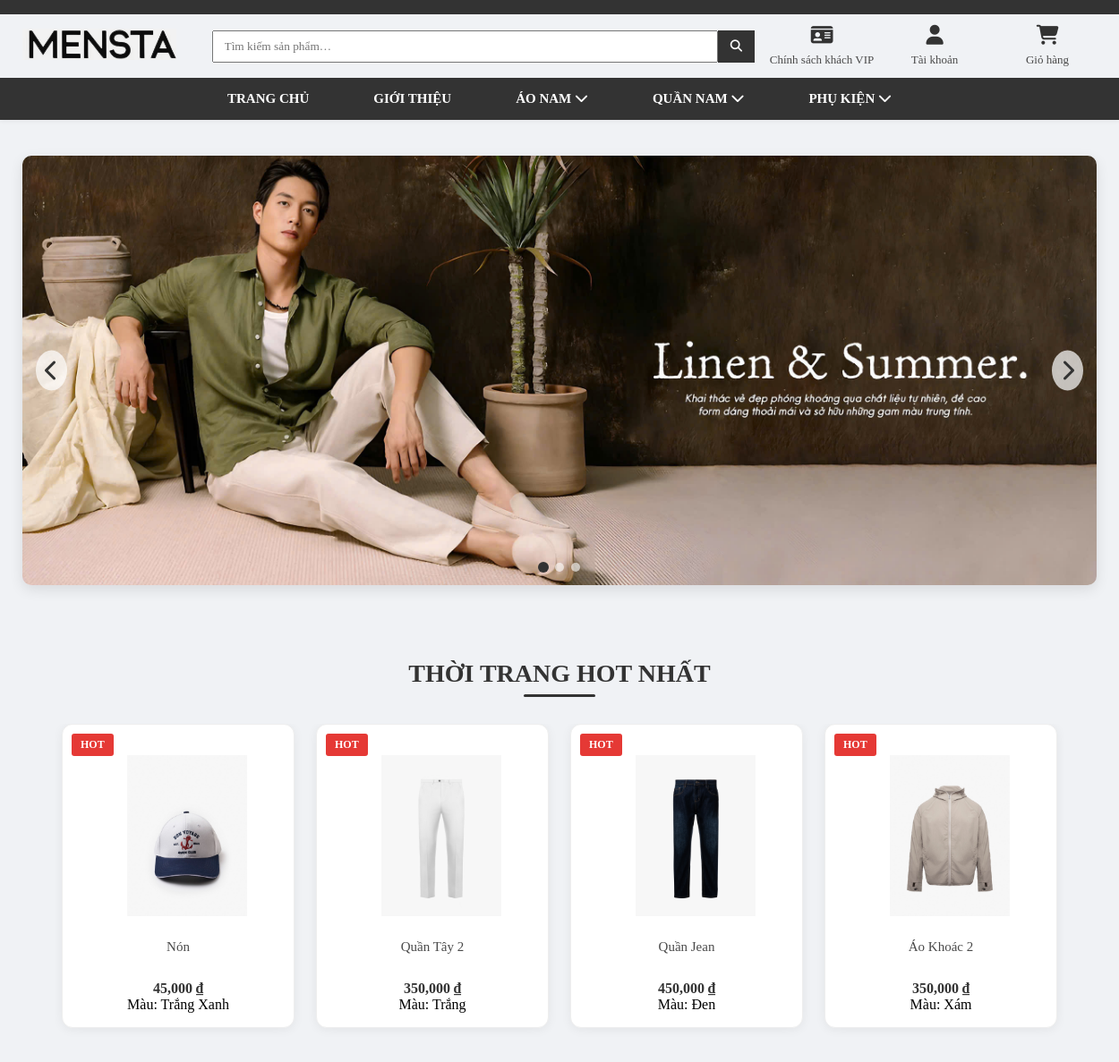
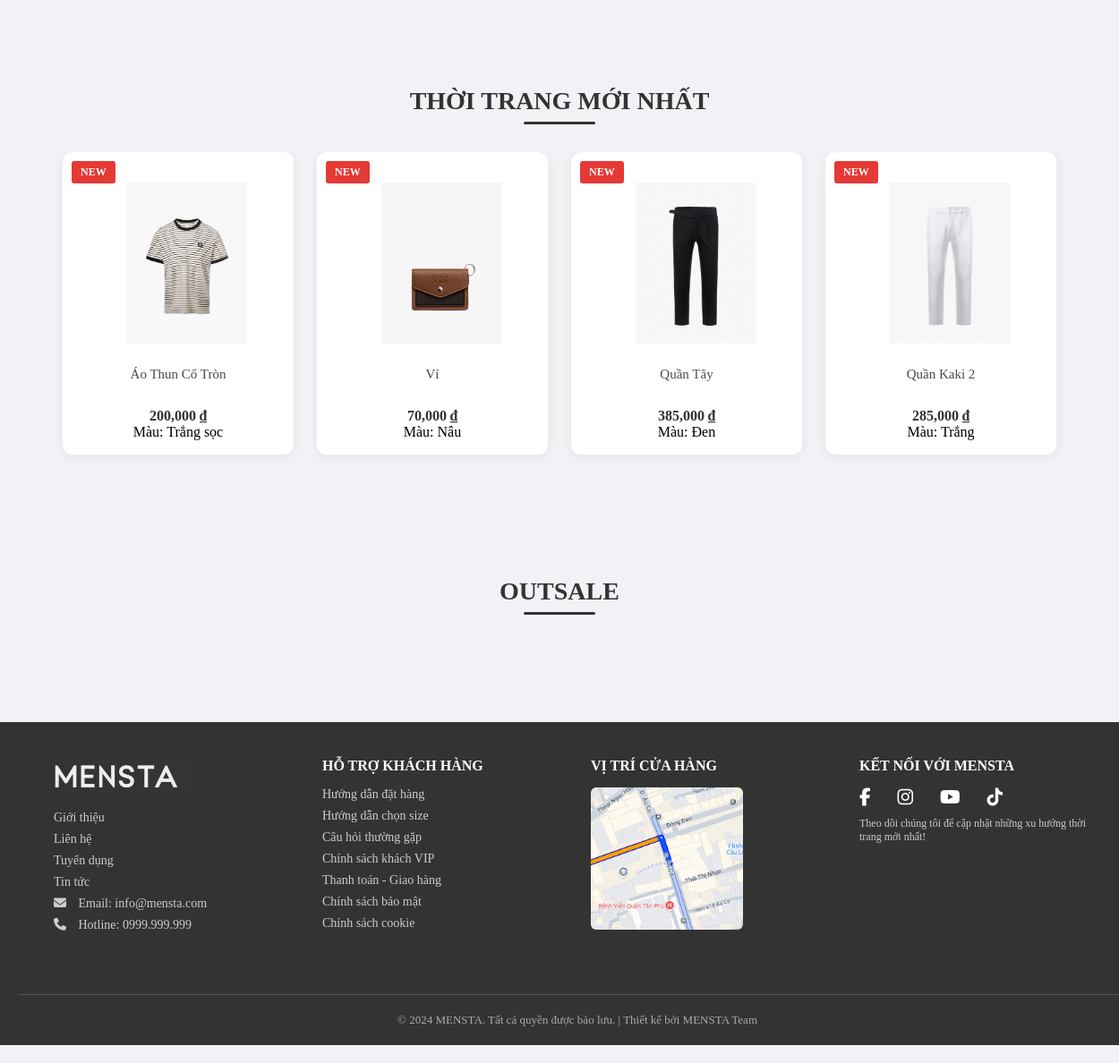
The page / on the database its author committed (2 pictures, top to bottom).
### tables this page shows
CREATE TABLE `sanpham` (
  `ID` int(11) NOT NULL,
  `MASP` varchar(10) NOT NULL,
  `TENSP` varchar(100) DEFAULT NULL,
  `MAUSAC` varchar(20) DEFAULT NULL,
  `KICHTHUOC` varchar(50) DEFAULT NULL,
  `GIA` int(11) DEFAULT NULL,
  `MOTA` varchar(500) DEFAULT NULL,
  `HINHANH` varchar(255) DEFAULT NULL,
  `MADM` varchar(10) NOT NULL,
  `hot` tinyint(1) DEFAULT 0,
  `news` tinyint(1) DEFAULT 0,
  `outsale` tinyint(1) DEFAULT 0,
  `SOLUONG` int(11) DEFAULT 0,
  `GROUPSP` varchar(10) DEFAULT NULL,
  `is_main` tinyint(1) DEFAULT 0,
  `MALOAI` varchar(10) DEFAULT NULL,
  `IS_DELETED` tinyint(1) DEFAULT 0 COMMENT 'Trạng thái xóa mềm: 0=Hiển thị, 1=Đã ẩn'
);

### index.php (the view, shortened to what this page needs)
<?php
$db   = new database();
$conn = $db->getConnection();
function uniqueByName(array $items, string $field = 'TENSP'): array {
    $seen = [];
    $out  = [];
    foreach ($items as $it) {
        if (!isset($seen[$it[$field]])) {
            $seen[$it[$field]] = true;
            $out[] = $it;
        }
    }
    return $out;
}
$hotProducts = $conn->query("
    SELECT sp.*, ct.gia_khuyenmai, ct.giam_phantram
    FROM sanpham sp
    LEFT JOIN chitietctkm ct ON sp.MASP = ct.MASP
    LEFT JOIN chuongtrinhkhuyenmai ctkm ON ct.MACTKM = ctkm.MACTKM
        AND NOW() BETWEEN ctkm.NGAYBATDAU AND ctkm.NGAYKETTHUC
    WHERE sp.hot=1 AND sp.is_main=1 AND sp.IS_DELETED=0
    ORDER BY sp.ID DESC LIMIT 16
")->fetchAll(PDO::FETCH_ASSOC);
$hotProducts = uniqueByName($hotProducts);
$newProducts = $conn->query("
    SELECT sp.*, ct.gia_khuyenmai, ct.giam_phantram
    FROM sanpham sp
    LEFT JOIN chitietctkm ct ON sp.MASP = ct.MASP
    LEFT JOIN chuongtrinhkhuyenmai ctkm ON ct.MACTKM = ctkm.MACTKM
        AND NOW() BETWEEN ctkm.NGAYBATDAU AND ctkm.NGAYKETTHUC
    WHERE sp.news=1 AND sp.is_main=1 AND sp.IS_DELETED=0
    ORDER BY sp.ID DESC LIMIT 16
")->fetchAll(PDO::FETCH_ASSOC);
$newProducts = uniqueByName($newProducts);
?>
<!DOCTYPE html>
<html lang="vi">
<head>
  <link rel="stylesheet" href="/web_3/view/css/style.css" />
  <link rel="stylesheet" href="/web_3/view/css/product.css" />
  <link rel="stylesheet" href="/web_3/view/css/footer.css" />
  <link rel="stylesheet"
        href="https://cdnjs.cloudflare.com/ajax/libs/font-awesome/6.5.0/css/all.min.css"
 />
</head>
<body>
  <?php include 'view/upload/header.php'; ?>
  <?php include 'view/upload/carousel.php'; ?>
  <section class="products-section">
    <h2 class="section-title">THỜI TRANG HOT NHẤT</h2>
    <div class="product-grid">
      <?php foreach ($hotProducts as $sp): ?><div class="product-card" onclick="location.href='/web_3/view/product_detail.php?masp=<?= urlencode($sp['MASP']) ?>'">
          <span class="badge hot">HOT</span>
          <img src="/web_3/view/uploads/<?= htmlspecialchars($sp['HINHANH']) ?>" alt="<?= htmlspecialchars($sp['TENSP']) ?>" />
          <div class="product-title"><?= htmlspecialchars($sp['TENSP']) ?></div>
          <div class="price">
            <?php if ($sp['gia_khuyenmai'] || $sp['giam_phantram']): ?>
              <span class="old-price"><?= number_format($sp['GIA']) ?> ₫</span>
              <span class="sale-price">
                <?php
                  if ($sp['gia_khuyenmai']) {
                    echo number_format($sp['gia_khuyenmai']) . " ₫";
                  } else {
                    echo number_format($sp['GIA'] * (1 - $sp['giam_phantram']/100)) . " ₫";
                  }
                ?>
              </span>
            <?php else: ?>
              <?= number_format($sp['GIA']) ?> ₫
            <?php endif; ?>
          </div>
          <div class="product-meta">Màu: <?= htmlspecialchars($sp['MAUSAC']) ?></div>
        </div>
      <?php endforeach; ?>
    </div>
  </section>
  <section class="products-section">
    <h2 class="section-title">THỜI TRANG MỚI NHẤT</h2>
    <div class="product-grid">
      <?php foreach ($newProducts as $sp): ?>
        <div class="product-card" onclick="location.href='/web_3/view/product_detail.php?masp=<?= urlencode($sp['MASP']) ?>'">
          <span class="badge new">NEW</span>
          <img src="/web_3/view/uploads/<?= htmlspecialchars($sp['HINHANH']) ?>" alt="<?= htmlspecialchars($sp['TENSP']) ?>" />
          <div class="product-title"><?= htmlspecialchars($sp['TENSP']) ?></div>
          <div class="price">
            <?php if ($sp['gia_khuyenmai'] || $sp['giam_phantram']): ?>
              <span class="old-price"><?= number_format($sp['GIA']) ?> ₫</span>
              <span class="sale-price">
                <?php
                  if ($sp['gia_khuyenmai']) {
                    echo number_format($sp['gia_khuyenmai']) . " ₫";
                  } else {
                    echo number_format($sp['GIA'] * (1 - $sp['giam_phantram']/100)) . " ₫";
                  }
                ?>
              </span>
            <?php else: ?>
              <?= number_format($sp['GIA']) ?> ₫
            <?php endif; ?>
          </div>
          <div class="product-meta">Màu: <?= htmlspecialchars($sp['MAUSAC']) ?></div>
        </div>
      <?php endforeach; ?>
    </div>
  </section>
  <section class="products-section">
    <h2 class="section-title">OUTSALE</h2>
  </section>
  <?php include 'view/upload/footer.php'; ?>
</body>
</html>

### view/css/style.css (style rules this page uses)
* { font-family: "Times New Roman", Times, serif; }
body { font-size: 16px; zoom: 1; }
:root { --primary-color: #333; --secondary-color: #fff; --background-color: #f0f2f5; --text-color: #4a4a4a; --border-color: #eee; }
.products-section { padding: 40px 20px; max-width: 1200px; margin: 0 auto; }
.section-title { text-align: center; font-size: 28px; font-weight: bold; color: var(--primary-color); margin-bottom: 30px; position: relative; padding-bottom: 10px; }
.section-title::after { content: ""; position: absolute; left: 50%; bottom: 0; transform: translateX(-50%); width: 80px; height: 3px; background-color: var(--primary-color); border-radius: 2px; }
.product-grid { text-align: center; font-size: 0; overflow: hidden; }
.product-card { display: inline-block; width: calc(25% - 20px); margin: 10px; vertical-align: top; background: var(--secondary-color); border: 1px solid var(--border-color); border-radius: 8px; overflow: hidden; text-align: center; padding-bottom: 15px; box-shadow: 0 2px 10px rgba(0, 0, 0, 0.05); transition: transform 0.2s, box-shadow 0.2s; position: relative; font-size: 16px; }
.product-card img { width: 100%; height: 180px; object-fit: contain; padding: 10px; transition: transform 0.3s ease; }
.product-title { font-size: 15px; color: var(--text-color); margin: 10px 10px 5px 10px; min-height: 40px; display: -webkit-box; -webkit-line-clamp: 2; -webkit-box-orient: vertical; overflow: hidden; text-overflow: ellipsis; line-height: 1.4; }
.price { font-size: 16px; margin-top: 8px; font-weight: bold; color: var(--primary-color); }
.badge { position: absolute; top: 10px; left: 10px; background-color: var(--primary-color); color: var(--secondary-color); padding: 5px 10px; border-radius: 3px; font-size: 12px; font-weight: bold; }
.product-card { display: inline-block; width: calc(20% - 12 px); margin: 6px; vertical-align: top; background: var(--secondary-color); border: 1px solid var(--border-color); border-radius: 8px; overflow: hidden; text-align: center; padding-bottom: 15px; box-shadow: 0 2px 10px rgba(0, 0, 0, 0.05); transition: transform 0.2s, box-shadow 0.2s; position: relative; font-size: 16px; }
.product-title { font-size: 15px; color: var(--text-color); margin: 10px 10px 5px 10px; min-height: 40px; display: -webkit-box; -webkit-box-orient: vertical; overflow: hidden; text-overflow: ellipsis; line-height: 1.4; }
.badge { position: absolute; top: 10px; left: 10px; background-color: #e53935; color: #fff; padding: 5px 10px; border-radius: 3px; font-size: 12px; font-weight: bold; }

### view/css/product.css (style rules this page uses)
.product-card { display: inline-block; vertical-align: top; width: 260px; margin: 0 12px 32px 12px; background: #fff; border-radius: 12px; box-shadow: 0 2px 12px rgba(0, 0, 0, 0.06); font-size: 16px; box-sizing: border-box; padding: 24px 12px 16px 12px; transition: box-shadow 0.2s; }

### view/css/header.css (style rules this page uses)
:root { --primary-color: #333; --secondary-color: #fff; --background-color: #f0f2f5; --text-color: #4a4a4a; --border-color: #eee; }
body { margin: 0; padding: 0; background: var(--background-color); }

### rows shown on the page
sanpham: HINHANH (picture), TENSP "Nón", GIA "45,000", MAUSAC "Trắng Xanh"
sanpham: HINHANH (picture), TENSP "Quần Tây 2", GIA "350,000", MAUSAC "Trắng"
sanpham: HINHANH (picture), TENSP "Quần Jean", GIA "450,000", MAUSAC "Đen"
sanpham: HINHANH (picture), TENSP "Áo Khoác 2", GIA "350,000", MAUSAC "Xám"
sanpham: HINHANH (picture), TENSP "Áo Thun Cổ Tròn", GIA "200,000", MAUSAC "Trắng sọc"
sanpham: HINHANH (picture), TENSP "Ví", GIA "70,000", MAUSAC "Nâu"
sanpham: HINHANH (picture), TENSP "Quần Tây", GIA "385,000", MAUSAC "Đen"
sanpham: HINHANH (picture), TENSP "Quần Kaki 2", GIA "285,000", MAUSAC "Trắng"
